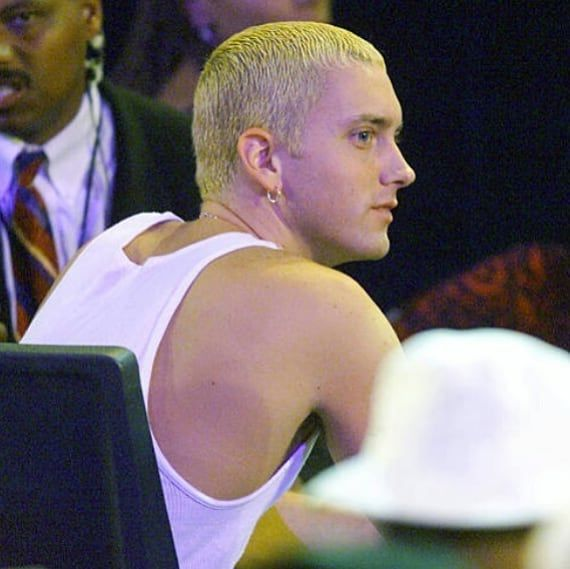
#> input picture Images/Eminem/-hxhE8Rg.jpg, 570 x 569 px, found by its file name; its folder holds only this picture in this run
$ jupyter execute --allow-errors project.ipynb
#> lines starting #> are read from the running program, lines starting #| are printed output that depends on the picture; after the words box and inside, x2 and y2 are one past the last pixel; in counts of white or black regions, pixels touching at a corner belong together
[cell 1]
import numpy as np
import pandas as pd
import matplotlib.pyplot as plt
import cv2
import os

[cell 2]
def load_images_from_folder(folder):
    images = []
    for file_name in os.listdir(folder):
        img = cv2.imread(os.path.join(folder, file_name))
#> img is the input picture: shape (569, 570, 3); mean B, G, R 111.7, 109, 119.7
        if img is not None:
            images.append(img)
    return images

[cell 3]
images = load_images_from_folder('C:\Vishnu\semester Files\Machine learning\project\Images\Eminem')
#> images = 1 item
for img in images:
    test_img = cv2.cvtColor(img, cv2.COLOR_BGR2GRAY)
#> this loop made 1 pass
#> pass 1, `test_img = cv2.cvtColor(img, cv2.COLOR_BGR2GRAY)`:
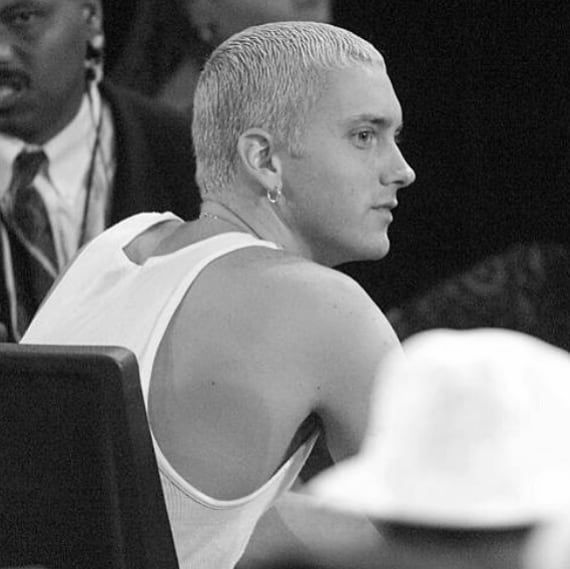
#> test_img: shape (569, 570); min 0, max 255, mean 112.5
    # plt.imshow(test_img, cmap = 'gray')
    # plt.show()

[cell 4]
for img in images:
    img_rgb = cv2.cvtColor(img, cv2.COLOR_BGR2RGB)
    # plt.imshow(img_rgb)
    # plt.show()

[cell 5]
for img in images:
    test_img_gray = cv2.cvtColor(img, cv2.COLOR_BGR2GRAY)
    # [4 lines of commented-out code are left out]

[cell 6]
haar_cascade = cv2.CascadeClassifier('C:\Vishnu\semester Files\Machine learning\project\haarcascades\haarcascade_frontalface_alt.xml')
img_faces = []
for img in images:
    faces_rect = haar_cascade.detectMultiScale(img, 1.1, 9)
    print(faces_rect)
    img_faces.append(faces_rect)
#> after the loop, img_faces = [()]

opencv_dnn_model = cv2.dnn.readNetFromCaffe(prototxt="models/deploy.prototxt",
                                            caffeModel="models/res10_300x300_ssd_iter_140000_fp16.caffemodel")

[cell 7]
img_values = []
for i in range(len(images)):
    img = images[i]
    faces_rect = img_faces[i]
    if faces_rect is not None:
        for(x, y, w, h) in faces_rect:
            cv2.rectangle(img, (x, y), (x+w, y+h), (0, 255, 0), 2)

            img_g = cv2.cvtColor(img[y : y+h, x: x+w], cv2.COLOR_BGR2GRAY)
            img_values.append(img_g)
            plt.imshow(img_g, cmap = 'gray')
            plt.show()
#> after the loop, img_values = []
        # cv2.imshow('Detected faces', img)
        # cv2.waitKey(0)

        # cvtColor(img, cv2.COLOR_BGR2GRAY)
print(np.shape(img_values))
#| (0,)

[cell 8]
for i in range(len(img_values)):
    img_values[i] = cv2.resize(img_values[i], (64, 64))
#> this loop made 0 passes
    # plt.imshow(img_values[i], cmap = 'gray')
    # plt.show()

[cell 9]
kanye = []
for i in range(len(img_values) - 2):
    kanye.append(img_values[i].flatten())
#> after the loop, kanye = []
kanye = np.array(kanye)
#> kanye = empty array
print(kanye)


$ run again, on Images/Eminem/Eminem bw_1.jpg
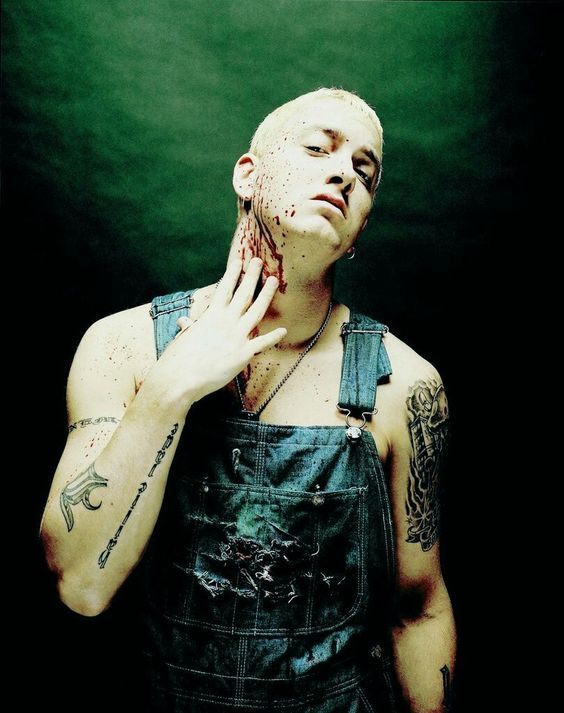
#> input picture Images/Eminem/Eminem bw_1.jpg, 564 x 713 px, found by its file name
#> in load_images_from_folder, img is the input picture: shape (713, 564, 3); mean B, G, R 50.3, 64.9, 51
#> images = 1 item
#> the loop `for img in images:` made 1 pass
#> pass 1, `test_img = cv2.cvtColor(img, cv2.COLOR_BGR2GRAY)`:
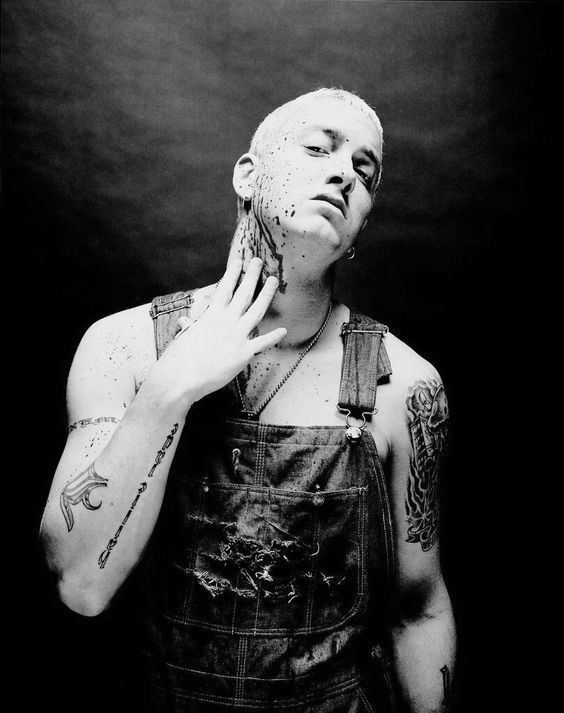
#> test_img: shape (713, 564); min 0, max 254, mean 59
#> after the loop `for img in images:`: img_faces = [()]
#> the loop `for i in range(len(images)):` made 1 pass
#> after the loop `for i in range(len(images)):`: img_values = []
#| (0,)
#> `kanye = np.array(kanye)`: kanye = empty array

$ run again, on Images/Eminem/Eminem(1).jpg
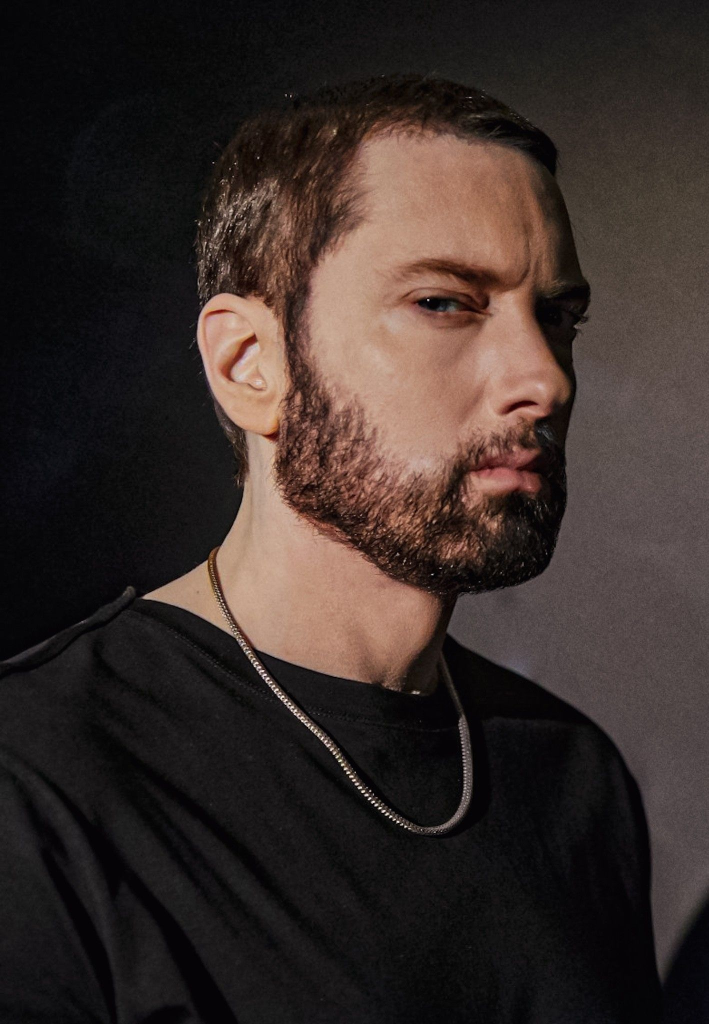
#> input picture Images/Eminem/Eminem(1).jpg, 1417 x 2048 px, found by its file name (shown at 1/2 size)
#> in load_images_from_folder, img is the input picture: shape (2048, 1417, 3); mean B, G, R 41, 44.6, 55.8
#> images = 1 item
#> the loop `for img in images:` made 1 pass
#> pass 1, `test_img = cv2.cvtColor(img, cv2.COLOR_BGR2GRAY)`:
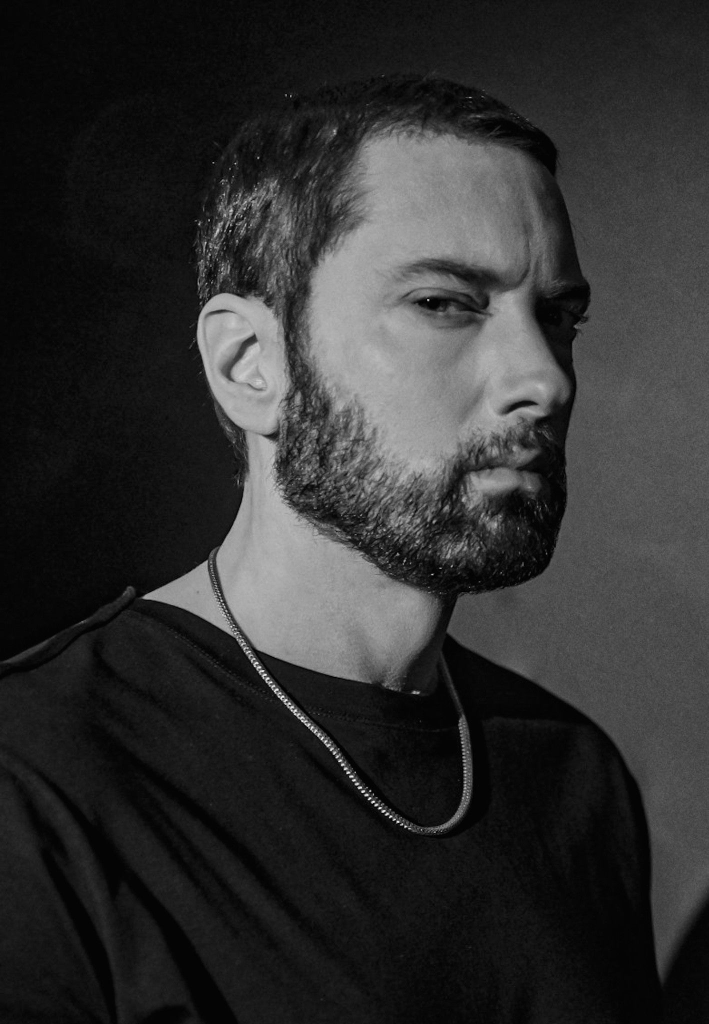
#> test_img: shape (2048, 1417) (shown at 1/2 size); min 0, max 253, mean 47.6
#> after the loop `for img in images:`: img_faces = [()]
#> the loop `for i in range(len(images)):` made 1 pass
#> after the loop `for i in range(len(images)):`: img_values = []
#| (0,)
#> `kanye = np.array(kanye)`: kanye = empty array

$ run again, on Images/Eminem/Eminem(2).jpg
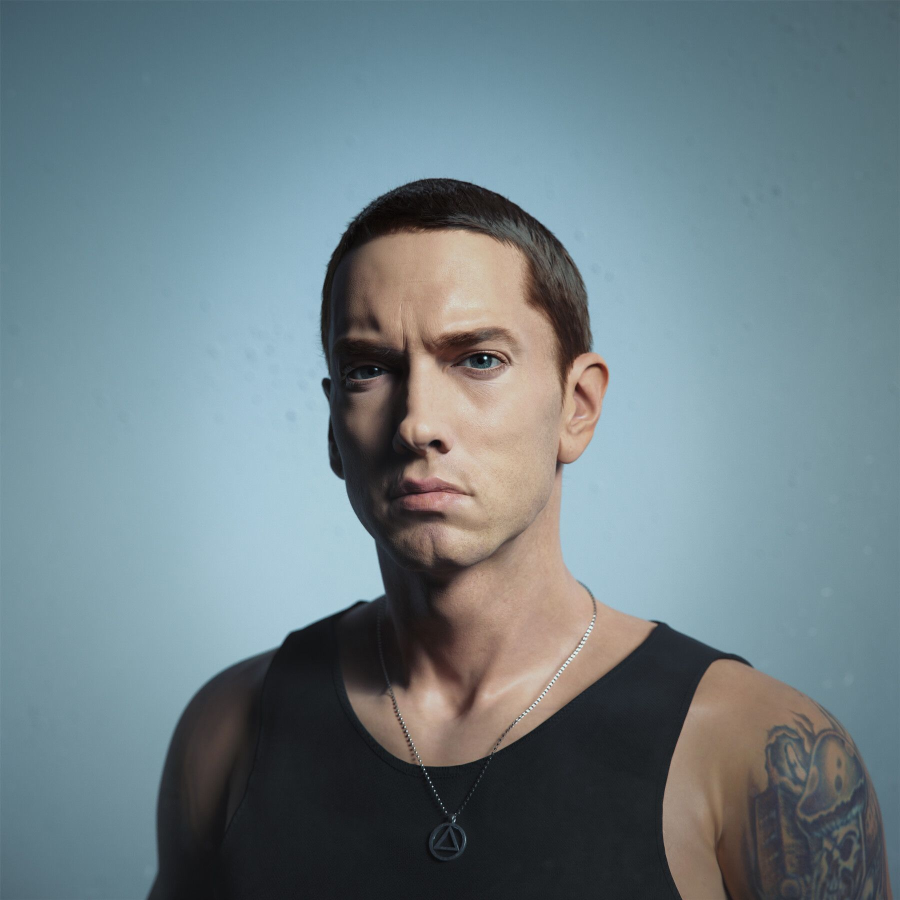
#> input picture Images/Eminem/Eminem(2).jpg, 1800 x 1800 px, found by its file name (shown at 1/2 size)
#> in load_images_from_folder, img is the input picture: shape (1800, 1800, 3); mean B, G, R 133.3, 127.2, 110.7
#> images = 1 item
#> the loop `for img in images:` made 1 pass
#> pass 1, `test_img = cv2.cvtColor(img, cv2.COLOR_BGR2GRAY)`:
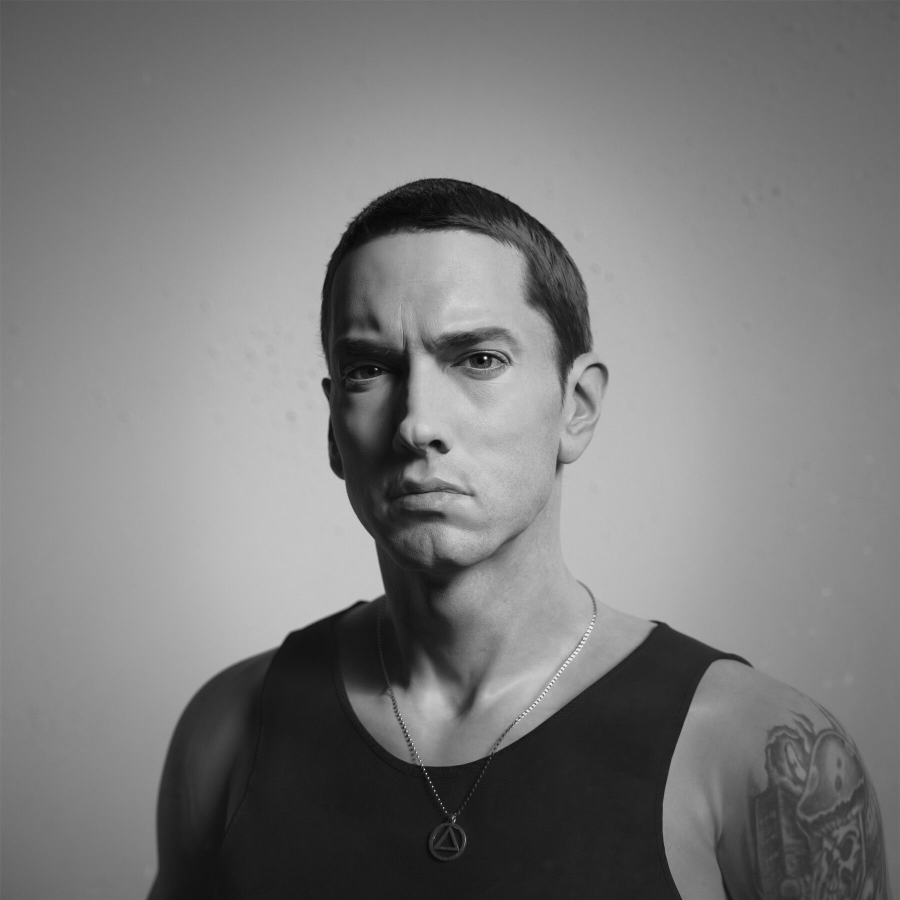
#> test_img: shape (1800, 1800) (shown at 1/2 size); min 0, max 250, mean 122.9
#> the loop `for img in images:` made 1 pass
#> faces_rect on pass 1: [[566, 503, 563, 563]]
#> (printed output is left out)
#> after the loop `for img in images:`: img_faces = [[[566, 503, 563, 563]]]
#> the loop `for i in range(len(images)):` made 1 pass
#> after the loop `for i in range(len(images)):`:
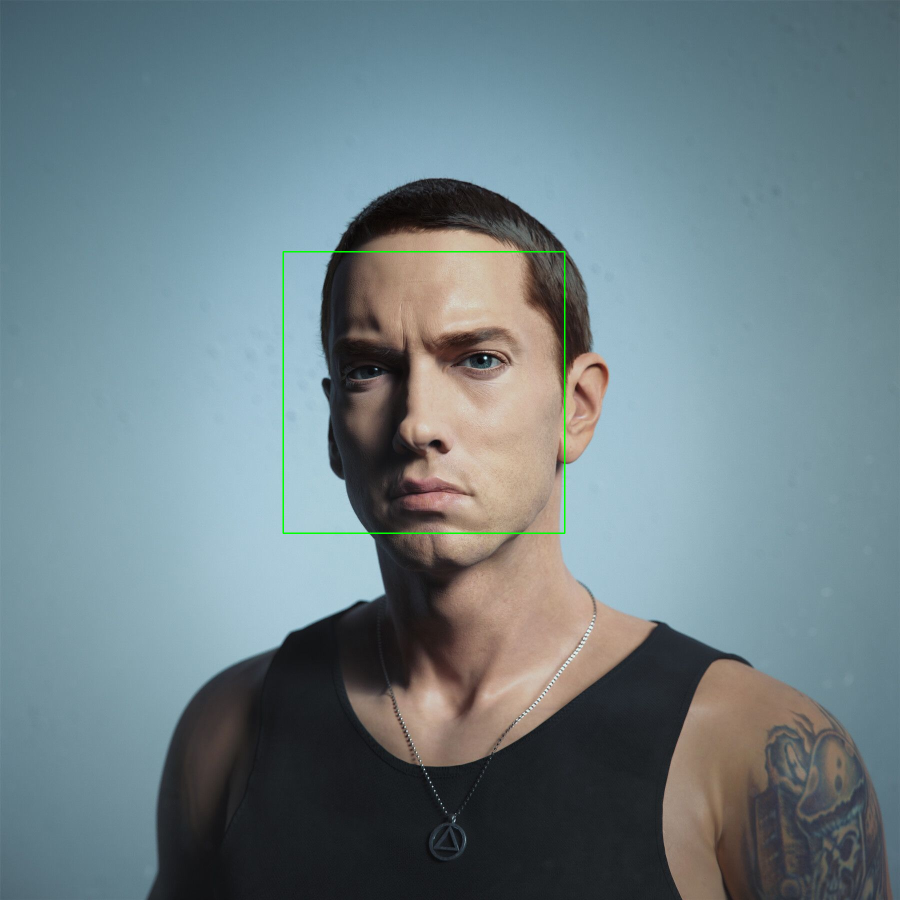
#> img: shape (1800, 1800, 3) (shown at 1/2 size); 0.21% of pixels changed, all inside (x1, y1, x2, y2) = (565, 502, 1131, 1068)
#> after the loop `for i in range(len(images)):`: img_values = 1 item
#| (1, 563, 563)
#> the loop `for i in range(len(img_values)):` made 1 pass
#> after the loop `for i in range(len(img_values) - 2):`: kanye = []
#> `kanye = np.array(kanye)`: kanye = empty array

$ run again, on Images/Eminem/EMINEM Photo Eminem.jpg
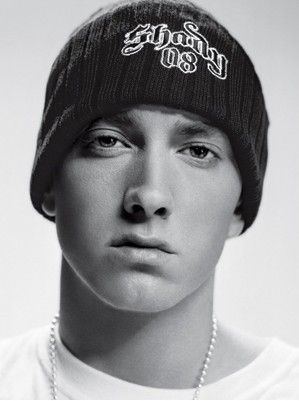
#> input picture Images/Eminem/EMINEM Photo Eminem.jpg, 299 x 401 px, found by its file name
#> in load_images_from_folder, img is the input picture: shape (401, 299, 3); mean B, G, R 151.5, 149.7, 149.8
#> images = 1 item
#> the loop `for img in images:` made 1 pass
#> the loop `for img in images:` made 1 pass
#> faces_rect on pass 1: [[49, 69, 204, 204]]
#> (printed output is left out)
#> after the loop `for img in images:`: img_faces = [[[49, 69, 204, 204]]]
#> the loop `for i in range(len(images)):` made 1 pass
#> pass 1, `plt.show()`:
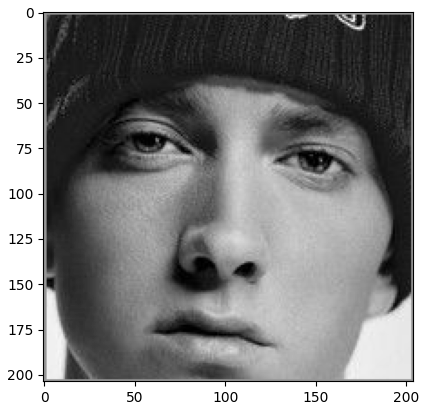
#> figure drawn by matplotlib, 1 panel
#> after the loop `for i in range(len(images)):`:
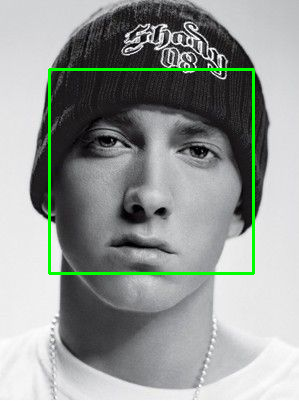
#> img: shape (401, 299, 3); 2.04% of pixels changed, all inside (x1, y1, x2, y2) = (48, 68, 255, 275)
#> after the loop `for i in range(len(images)):`: img_values = 1 item
#| (1, 204, 204)
#> the loop `for i in range(len(img_values)):` made 1 pass
#> after the loop `for i in range(len(img_values) - 2):`: kanye = []
#> `kanye = np.array(kanye)`: kanye = empty array
